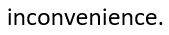
#> input picture text_recognition/img/115.png, 169 x 35 px
$ python -i pre_processing.py   (imports and definitions only)
#> lines starting #> are read from the running program, lines starting #| are printed output that depends on the picture
#> further down, picture is the input picture: shape (35, 169, 3); min 0, max 255, mean 226.1
from PIL import Image, ImageEnhance
import numpy as np
import cv2


def run(img):
    # Rescaling
    # Tính toán kích thước mới dựa trên tỉ lệ chiều rộng của ảnh
    scale_percent = 200 / img.shape[0]
#> scale_percent = 5.71
    width = int(img.shape[1] * scale_percent)
#> width = 965
    height = int(img.shape[0] * scale_percent)
#> height = 200
    dim = (width, height)
#> dim = (965, 200)
    # Scale ảnh
    resized_img = cv2.resize(img, dim, interpolation=cv2.INTER_AREA)
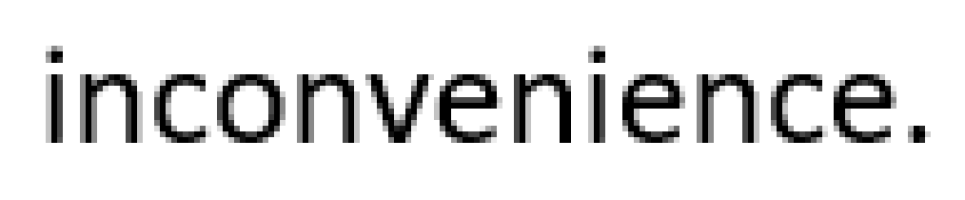
#> resized_img: shape (200, 965, 3); min 0, max 255, mean 226.1


    dilation_kernel = cv2.getStructuringElement(cv2.MORPH_RECT, (3,3))
    dilated_img = cv2.dilate(resized_img, dilation_kernel, iterations=1)
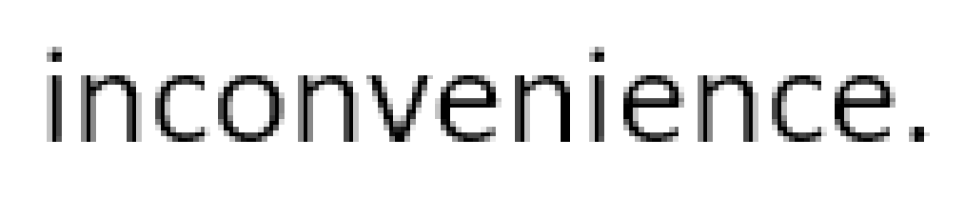
#> dilated_img: shape (200, 965, 3); min 0, max 255, mean 232.3

    gray_img = cv2.cvtColor(dilated_img, cv2.COLOR_BGR2GRAY)
    # Làm rõ ảnh bằng histogram equalization
    equalized_img = cv2.equalizeHist(gray_img)
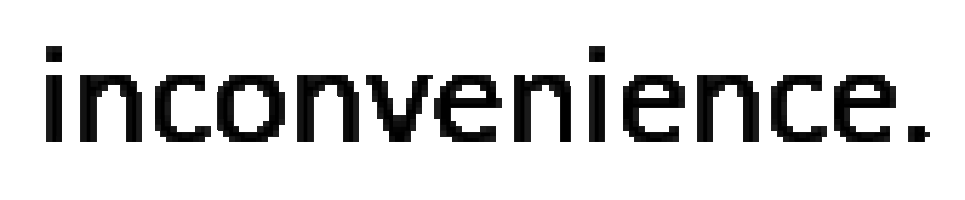
#> equalized_img: shape (200, 965); min 0, max 255, mean 219
    # Chuyển đổi lại sang ảnh màu
    enhanced_img = cv2.cvtColor(equalized_img, cv2.COLOR_GRAY2BGR)

    cv2.imshow("word", enhanced_img)
    cv2.waitKey(0)
    cv2.destroyAllWindows()

    return enhanced_img

>>> import cv2
>>> picture = cv2.imread('img/115.png')
>>> result = run(picture)

$ run again, on text_recognition/img/80.png
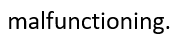
#> input picture text_recognition/img/80.png, 176 x 43 px
#> picture is the input picture: shape (43, 176, 3); min 0, max 255, mean 229.1
#> in run, `dilated_img = cv2.dilate(resized_img, dilation_kernel, iterations=1)`:
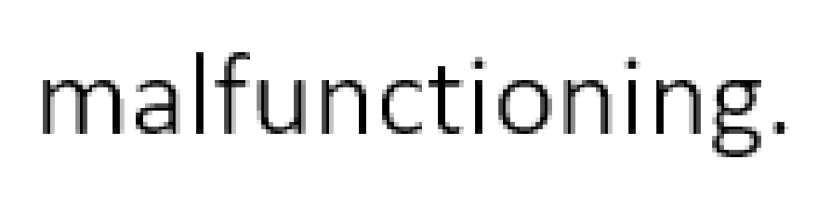
#> dilated_img: shape (200, 818, 3); min 0, max 255, mean 235.7
#> in run, `equalized_img = cv2.equalizeHist(gray_img)`:
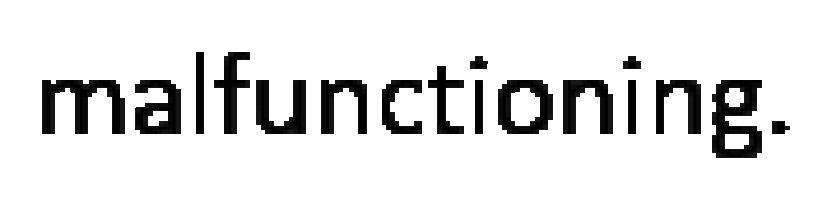
#> equalized_img: shape (200, 818); min 0, max 255, mean 225.1

$ run again, on text_recognition/img/86.png
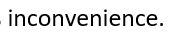
#> input picture text_recognition/img/86.png, 169 x 35 px
#> picture is the input picture: shape (35, 169, 3); min 0, max 255, mean 226
#> in run, `dilated_img = cv2.dilate(resized_img, dilation_kernel, iterations=1)`:
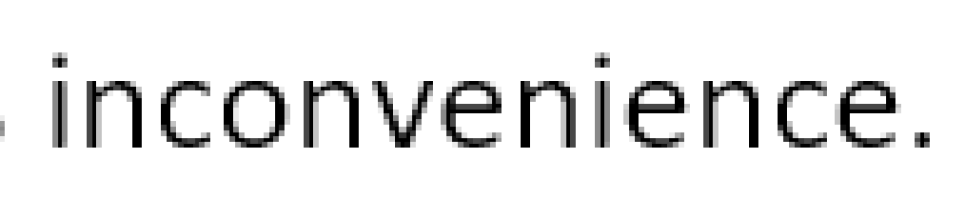
#> dilated_img: shape (200, 965, 3); min 0, max 255, mean 232.2
#> in run, `equalized_img = cv2.equalizeHist(gray_img)`:
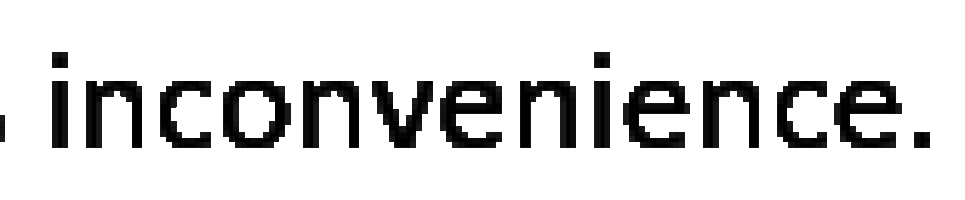
#> equalized_img: shape (200, 965); min 0, max 255, mean 220.3
